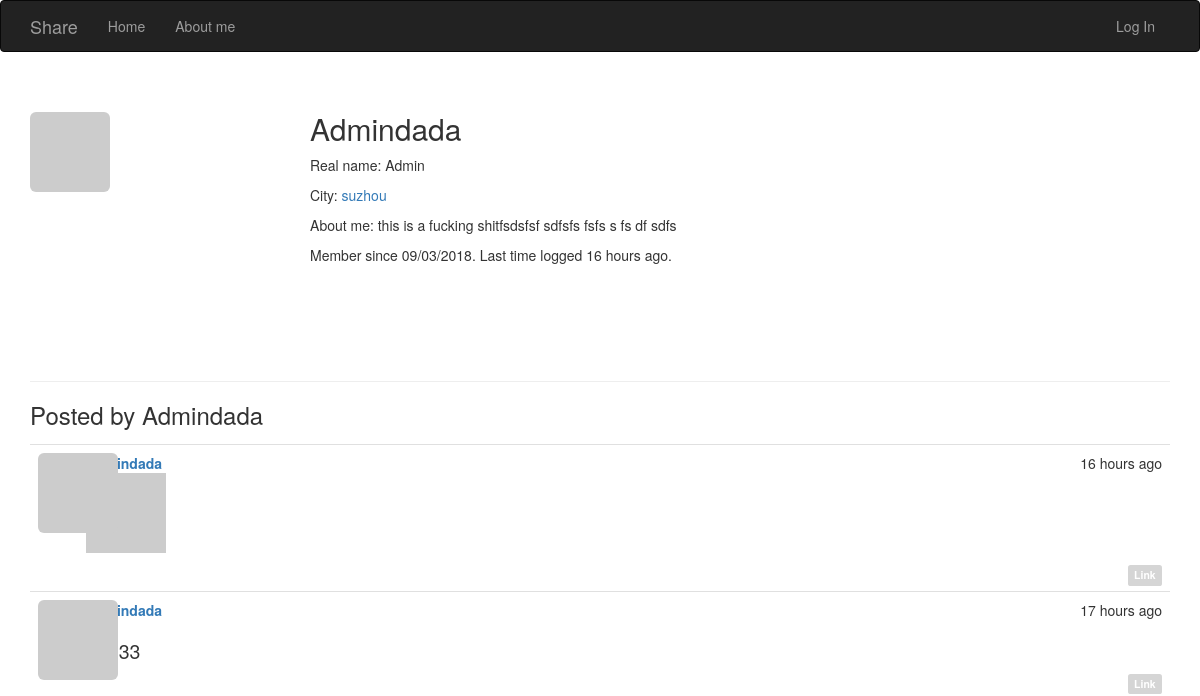
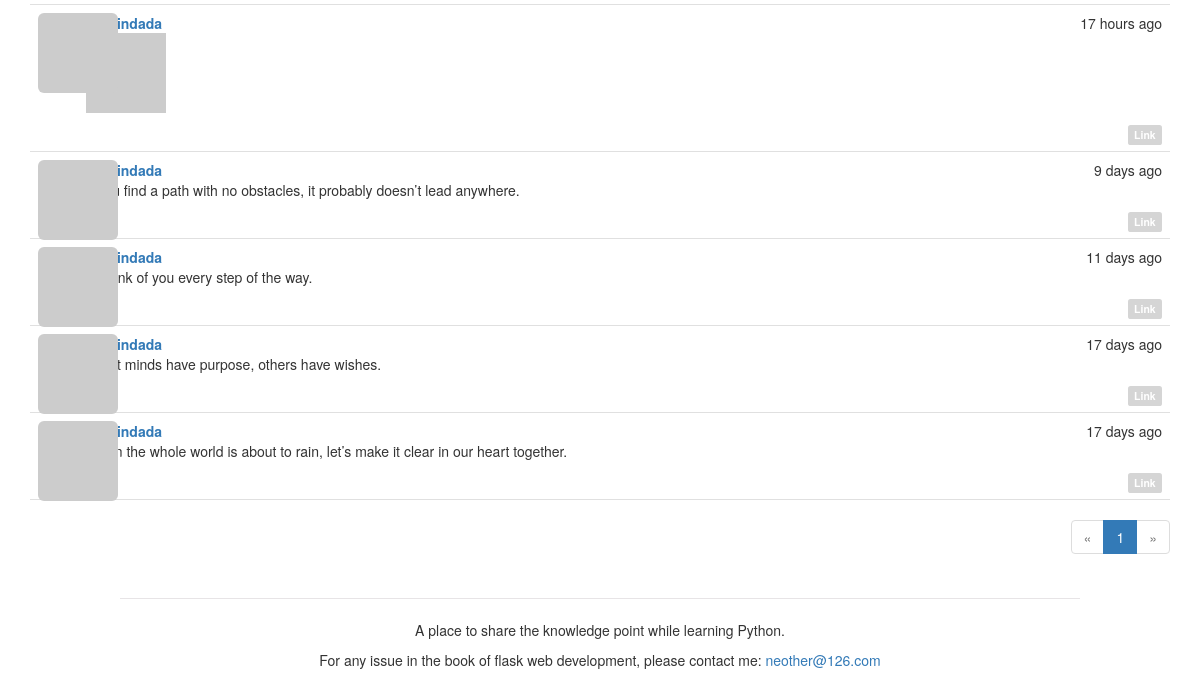
Before: /user/Admindada with the older database file (2 pictures, top to bottom).
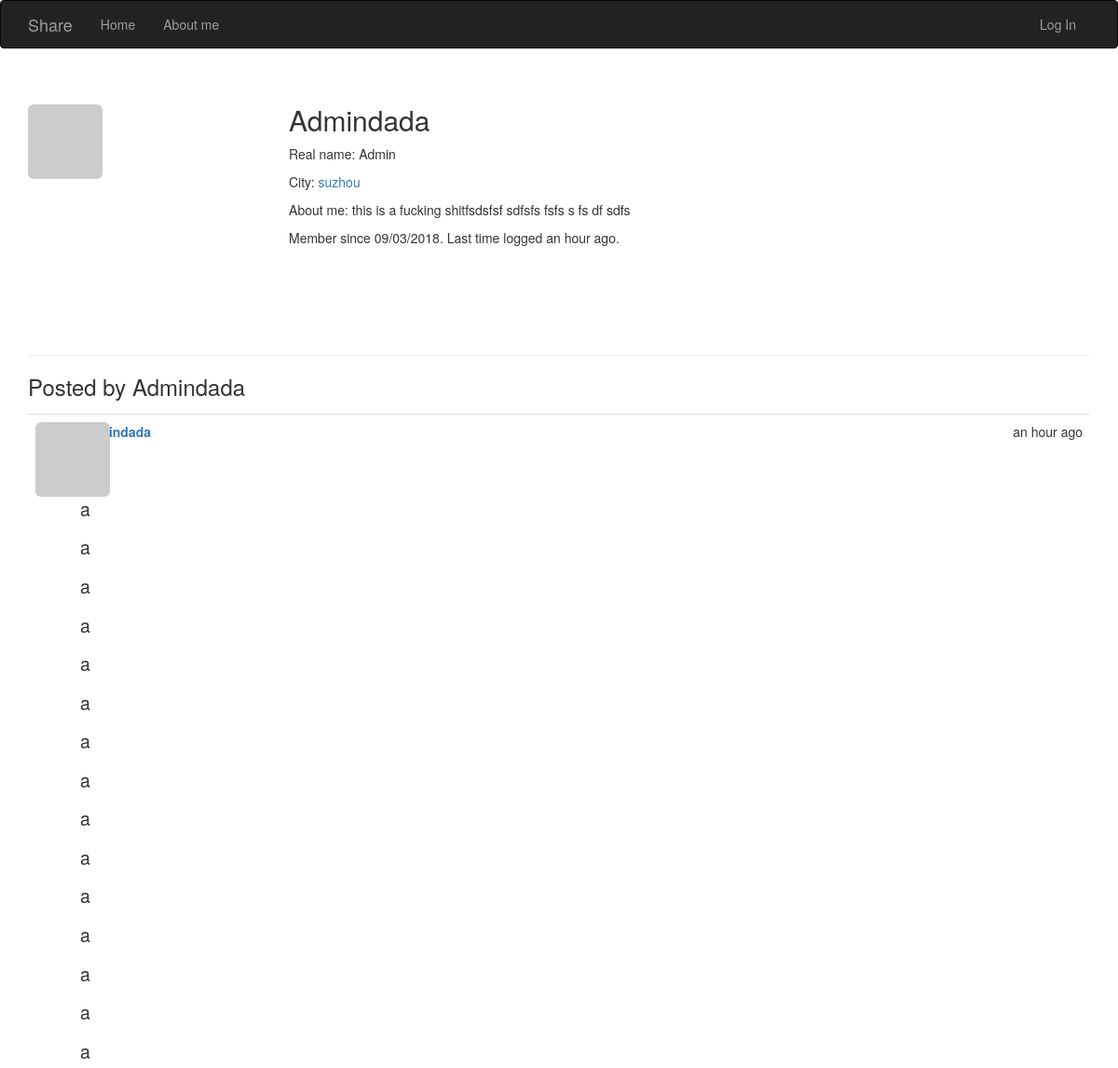
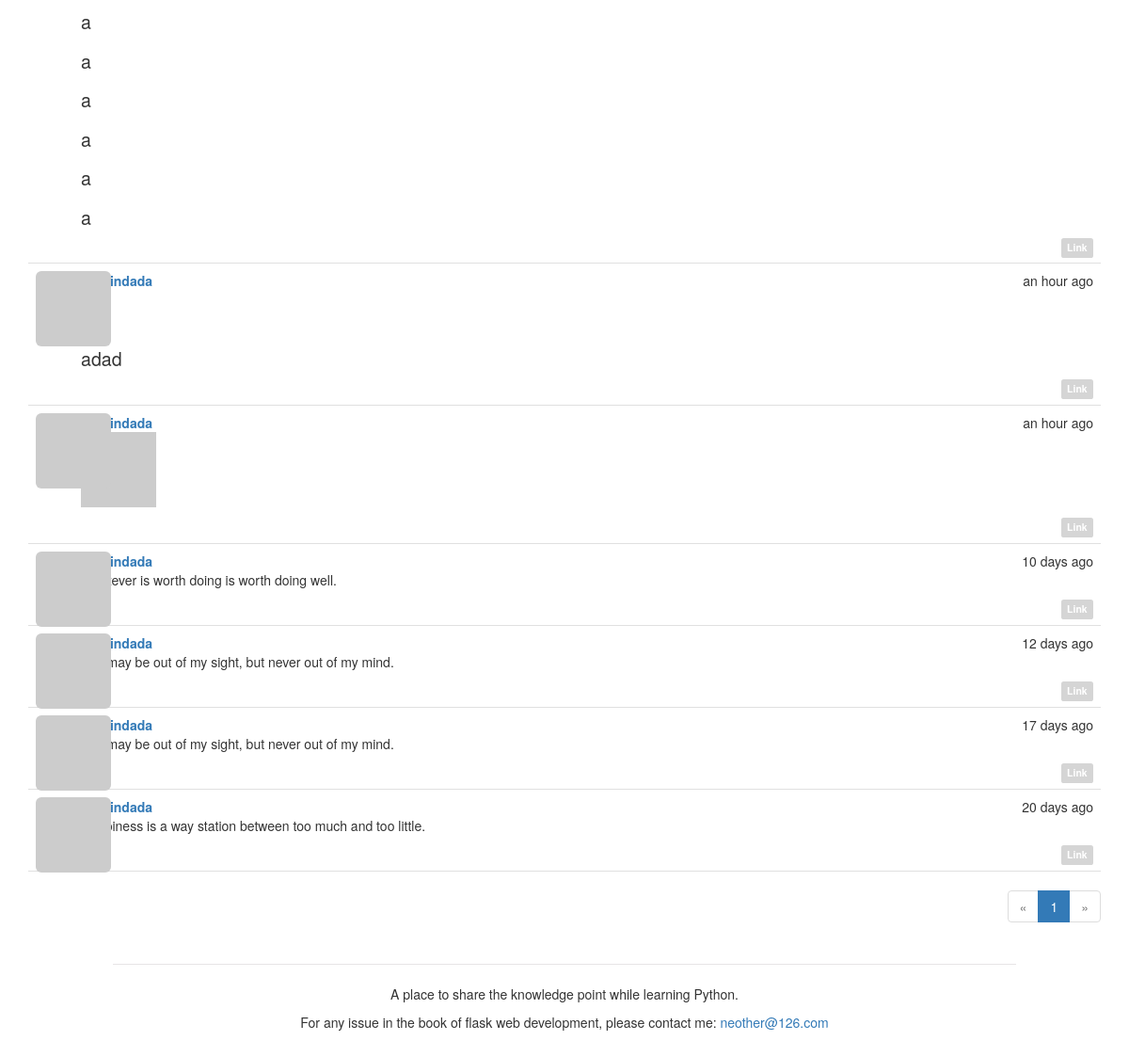
After: the same page with the newer database file (2 pictures, top to bottom).
### app/models.py (models this page shows, shortened)
class User(UserMixin, db.Model):
    __tablename__ = 'users'
    id = db.Column(db.Integer, primary_key=True)
    email = db.Column(db.String(64), unique=True, index=True)
    username = db.Column(db.String(64), unique=True, index=True)
    password_hash = db.Column(db.String(128))
    role_id = db.Column(db.Integer, db.ForeignKey('roles.id'))
    confirmed = db.Column(db.Boolean, default=False)
    name = db.Column(db.String(64))
    location = db.Column(db.String(64))
    about_me = db.Column(db.Text())
    member_since = db.Column(db.DateTime(), default=datetime.utcnow)
    last_seen = db.Column(db.DateTime(), default=datetime.utcnow)
    avatar_hash = db.Column(db.String(32))
    posts = db.relationship('Post', backref='author', lazy='dynamic')
    comments = db.relationship('Comment', backref='author', lazy='dynamic')
    @property
    def password(self):
        raise AttributeError('password is not a readable attribute')
    def gravatar_hash(self):
        return hashlib.md5(self.email.lower().encode('utf-8')).hexdigest()
    def gravatar(self, size=100, default='identicon', rating='g'):
        url = 'https://secure.gravatar.com/avatar'
        hash = self.avatar_hash or self.gravatar_hash()
        return '{url}/{hash}?s={size}&d={default}&r={rating}'.format(
            url=url, hash=hash, size=size, default=default, rating=rating)

class Post(db.Model):
    __tablename__ = 'posts'
    id = db.Column(db.Integer, primary_key=True)
    body = db.Column(db.Text)
    timestamp = db.Column(db.DateTime, index=True, default=datetime.utcnow)
    author_id = db.Column(db.Integer, db.ForeignKey('users.id'))
    body_html = db.Column(db.Text)
    comments = db.relationship('Comment', backref='post', lazy='dynamic')

### app/main/views.py (the view)
@main.route('/user/<username>')
def user(username):
    user = User.query.filter_by(username=username).first_or_404()
    page = request.args.get('page', 1, type=int)
    pagination = user.posts.order_by(Post.timestamp.desc()).paginate(
        page, per_page=current_app.config['FLASKY_POSTS_PER_PAGE'],
        error_out=False)
    posts = pagination.items
    return render_template('user.html', user=user, posts=posts, pagination=pagination)

### app/auth/views.py (called while the page is built)
@auth.before_app_request
def before_request():
    if current_user.is_authenticated:
        current_user.ping()
        if not current_user.confirmed \
                and request.blueprint != 'auth' \
                and request.endpoint != 'static':
            return redirect(url_for('auth.unconfirmed'))

### app/main/__init__.py (called while the page is built)
@main.app_context_processor
def inject_permissions():
    return dict(Permission=Permission)

### app/models.py (called while the page is built)
    def can(self, permissions):
        return False

    def is_administrator(self):
        return False

### app/templates/user.html (shortened to what this page needs)
{% extends "base.html" %}
{% import "bootstrap/wtf.html" as wtf %}
{% import "_macros.html" as macros %}
{% block page_content %}
    <div class="page-header">
        <img class="img-rounded profile-thumbnail" src="{{ user.gravatar(size=230) }}">
        <div class="profile-header">
            <h2>{{ user.username }}</h2>
            {% if user.name or user.location %}
                <p>
                    {% if user.name %}Real name: {{ user.name }}{% endif %}<br>
                </p>
                <p>
                    {% if user.location %}
                        City: <a href="http://map.baidu.com/">{{ user.location }}</a><br>
                    {% endif %}
                </p>
            {% endif %}
            {% if user.about_me %}<p>About me: {{ user.about_me }}</p>{% endif %}
            <p>
                Member since {{ moment(user.member_since).format('L') }}.
                Last time logged {{ moment(user.last_seen).fromNow() }}.
            </p>
        </div>
    </div>
    <h3>Posted by {{ user.username }}</h3>
    {% include '_posts.html' %}
    <div class="pagination">
        {{ macros.pagination_widget(pagination, '.user',username=user.username) }}
    </div>
{% endblock %}

### app/templates/_posts.html (shortened to what this page needs)
<ul class="posts">
    {% for post in posts %}
        <li class="post">
            <div class="profile-thumbnail">
                <a href="{{ url_for('.user', username=post.author.username) }}">
                    <img class="img-rounded profile-thumbnail"
                    src="{{ post.author.gravatar(size=40) }}">
                </a>
            </div>
            <div class="post-content">
                <div class="post-date">{{ moment(post.timestamp).fromNow() }}</div>
                <div class="post-author">
                    <a href="{{ url_for('.user', username=post.author.username) }}">
                        {{ post.author.username }}
                    </a>
                </div>
                <div class="post-body">
                    {% if post.body_html %}
                        {{ post.body_html | safe}}
                    {% else %}
                        {{ post.body }}
                    {% endif %}
                </div>
                <div class="post-footer">
                                <a href="{{ url_for('.post', id=post.id) }}">
                                    <span class="label label-default">Link</span></a>
                                    </div>
                                </div>
                            </li>
                        {% endfor %}
                    </ul>

Changed rows visible on the page:
no longer on this page (row edited): Post: timestamp "16 hours ago", author.username "Admindada"
no longer on this page (row edited): Post: timestamp "17 hours ago", author.username "Admindada"
no longer on this page (row edited): Post: timestamp "17 hours ago", author.username "Admindada"
no longer on this page (row edited): Post: timestamp "9 days ago", author.username "Admindada", body_html "If you find a path with no obstacles, it probably doesn’t lead anywhere."
no longer on this page (row edited): Post: timestamp "11 days ago", author.username "Admindada", body_html "I’ll think of you every step of the way."
no longer on this page (row edited): Post: timestamp "17 days ago", author.username "Admindada", body_html "Great minds have purpose, others have wishes."
no longer on this page (row edited): Post: timestamp "17 days ago", author.username "Admindada", body_html "When the whole world is about to rain, let’s make it clear in our heart together."
changed User "Admindada": last_seen "16 hours ago" → "an hour ago"
added Post: timestamp "an hour ago", author.username "Admindada", body_html "a a a a a a a a a a a a a a a a a a a a a"
added Post: timestamp "an hour ago", author.username "Admindada", body_html "adad"
added Post: timestamp "an hour ago", author.username "Admindada"
now on this page (row edited): Post: timestamp "10 days ago", author.username "Admindada", body_html "Whatever is worth doing is worth doing well."
now on this page (row edited): Post: timestamp "12 days ago", author.username "Admindada", body_html "You may be out of my sight, but never out of my mind."
now on this page (row edited): Post: timestamp "17 days ago", author.username "Admindada", body_html "You may be out of my sight, but never out of my mind."
now on this page (row edited): Post: timestamp "20 days ago", author.username "Admindada", body_html "Happiness is a way station between too much and too little."
